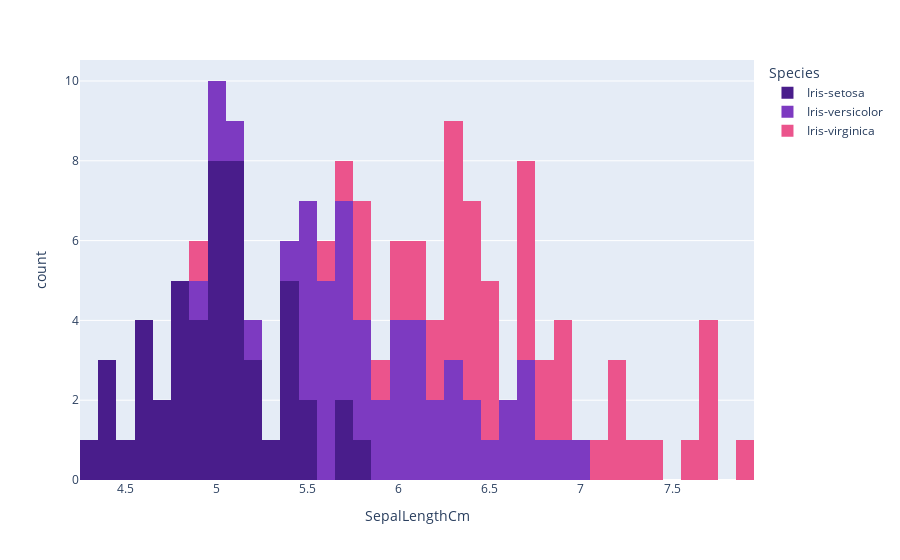

Notebook source saved alongside this figure:
### Markdown cell above
### Histogram and EDA

**Code Purpose:**

- Visualize the distribution of `SepalLengthCm` across Iris species using a histogram.
- Helps understand data spread, frequency, and potential overlaps between species.

**Explanation of Code:**

1. `px.histogram()`

   - Creates a histogram showing frequency counts for a numerical variable.

2. `data_frame=iris`

   - Specifies the DataFrame containing the data.

3. `x='SepalLengthCm'`

   - Numerical variable to plot on the x-axis.

4. `color='Species'`

   - Separates histogram bars by species for comparison.

5. `color_discrete_sequence=[...]`

   - Custom colors for each species.

6. `nbins=50`

   - Number of bins to divide the data range.

7. `fig.show()`
   - Displays the interactive chart.

**EDA (Exploratory Data Analysis):**

- Histograms show the **frequency distribution** of a feature.
- Useful for spotting **patterns, skewness, and overlaps** in the data before clustering or modeling.

### Code cell
fig = px.histogram(
    data_frame=iris,                        # DataFrame containing the data
    x='SepalLengthCm',                       # Column for which to plot the histogram
    color='Species',                         # Separate histograms by species
    color_discrete_sequence=['#491D8B','#7D3AC1','#EB548C'],  # Custom colors
    nbins=50                                 # Number of bins for the histogram
)
fig.show()                                   # Render the interactive histogram

### Figure 1 — Plotly figure (JSON) as saved in the notebook; plotly's stock layout.template omitted (floating-point values rounded to 4 significant figures)
{"data": [{"alignmentgroup": "True", "bingroup": "x", "hovertemplate": "Species=Iris-setosa<br>SepalLengthCm=%{x}<br>count=%{y}<extra></extra>", "legendgroup": "Iris-setosa", "marker": {"color": "#491D8B", "pattern": {"shape": ""}}, "name": "Iris-setosa", "nbinsx": 50, "offsetgroup": "Iris-setosa", "orientation": "v", "showlegend": true, "type": "histogram", "x": [5.1, 4.9, 4.7, 4.6, 5, 5.4, 4.6, 5, 4.4, 4.9, 5.4, 4.8, 4.8, 4.3, 5.8, 5.7, 5.4, 5.1, 5.7, 5.1, 5.4, 5.1, 4.6, 5.1, 4.8, 5, 5, 5.2, 5.2, 4.7, 4.8, 5.4, 5.2, 5.5, 4.9, 5, 5.5, 4.9, 4.4, 5.1, 5, 4.5, 4.4, 5, 5.1, 4.8, 5.1, 4.6, 5.3, 5], "xaxis": "x", "yaxis": "y"}, {"alignmentgroup": "True", "bingroup": "x", "hovertemplate": "Species=Iris-versicolor<br>SepalLengthCm=%{x}<br>count=%{y}<extra></extra>", "legendgroup": "Iris-versicolor", "marker": {"color": "#7D3AC1", "pattern": {"shape": ""}}, "name": "Iris-versicolor", "nbinsx": 50, "offsetgroup": "Iris-versicolor", "orientation": "v", "showlegend": true, "type": "histogram", "x": [7, 6.4, 6.9, 5.5, 6.5, 5.7, 6.3, 4.9, 6.6, 5.2, 5, 5.9, 6, 6.1, 5.6, 6.7, 5.6, 5.8, 6.2, 5.6, 5.9, 6.1, 6.3, 6.1, 6.4, 6.6, 6.8, 6.7, 6, 5.7, 5.5, 5.5, 5.8, 6, 5.4, 6, 6.7, 6.3, 5.6, 5.5, 5.5, 6.1, 5.8, 5, 5.6, 5.7, 5.7, 6.2, 5.1, 5.7], "xaxis": "x", "yaxis": "y"}, {"alignmentgroup": "True", "bingroup": "x", "hovertemplate": "Species=Iris-virginica<br>SepalLengthCm=%{x}<br>count=%{y}<extra></extra>", "legendgroup": "Iris-virginica", "marker": {"color": "#EB548C", "pattern": {"shape": ""}}, "name": "Iris-virginica", "nbinsx": 50, "offsetgroup": "Iris-virginica", "orientation": "v", "showlegend": true, "type": "histogram", "x": [6.3, 5.8, 7.1, 6.3, 6.5, 7.6, 4.9, 7.3, 6.7, 7.2, 6.5, 6.4, 6.8, 5.7, 5.8, 6.4, 6.5, 7.7, 7.7, 6, 6.9, 5.6, 7.7, 6.3, 6.7, 7.2, 6.2, 6.1, 6.4, 7.2, 7.4, 7.9, 6.4, 6.3, 6.1, 7.7, 6.3, 6.4, 6, 6.9, 6.7, 6.9, 5.8, 6.8, 6.7, 6.7, 6.3, 6.5, 6.2, 5.9], "xaxis": "x", "yaxis": "y"}], "layout": {"barmode": "relative", "legend": {"title": {"text": "Species"}, "tracegroupgap": 0}, "margin": {"t": 60}, "xaxis": {"anchor": "y", "domain": [0, 1], "title": {"text": "SepalLengthCm"}}, "yaxis": {"anchor": "x", "domain": [0, 1], "title": {"text": "count"}}}}
